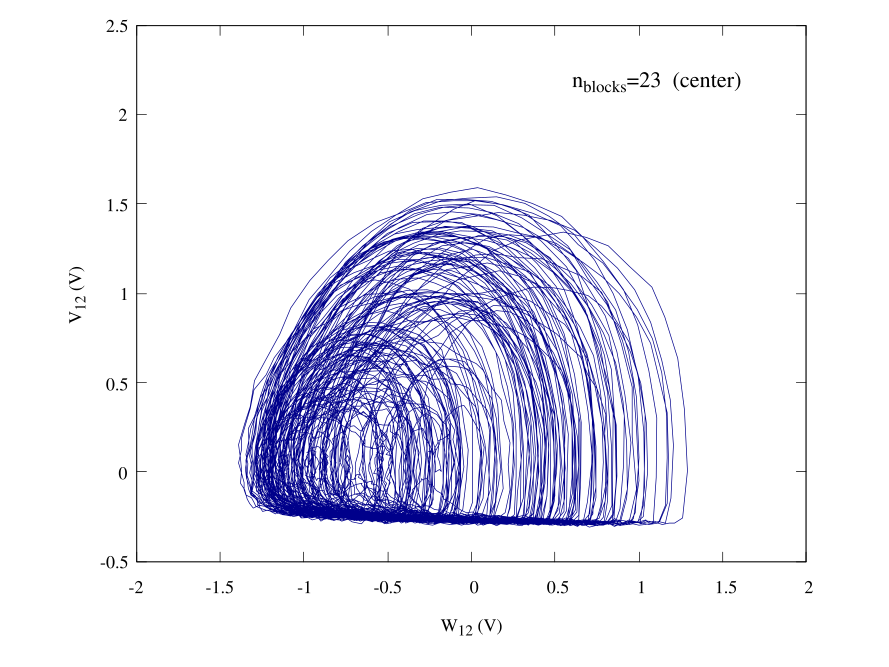

The script that drew this image:
set terminal qt persist
set termoption font "Times,10"
set border lw 0.5

set label at graph 0.65,0.9 "n_{blocks}=23  (center)" font ",12"
set xlabel "W_{12} (V)"
set ylabel "V_{12} (V)"
set size ratio 0.8
set xrange [-2:2]
set yrange [-0.5:2.5]
plot "23_blocks_middle_avg.dat" u ($3*10):($2*10) every ::0::10000 w l notitle lc "dark-blue" lw 0.5
